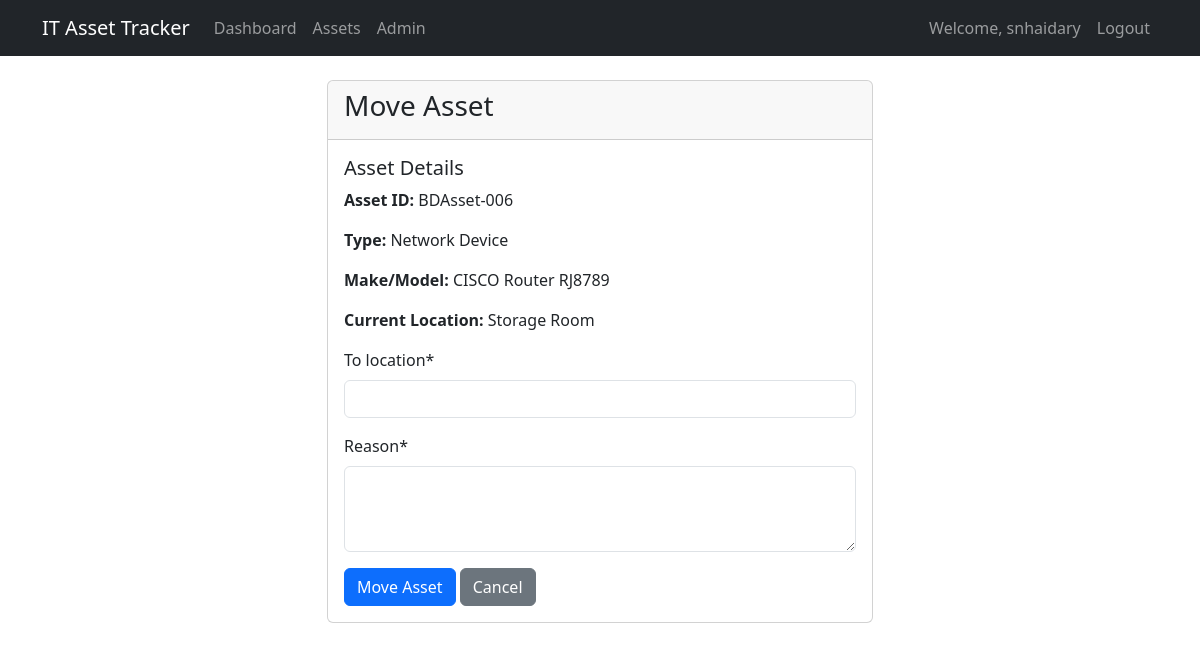
/assets/7/move/ (signed in), run on an earlier commit of the app's database.
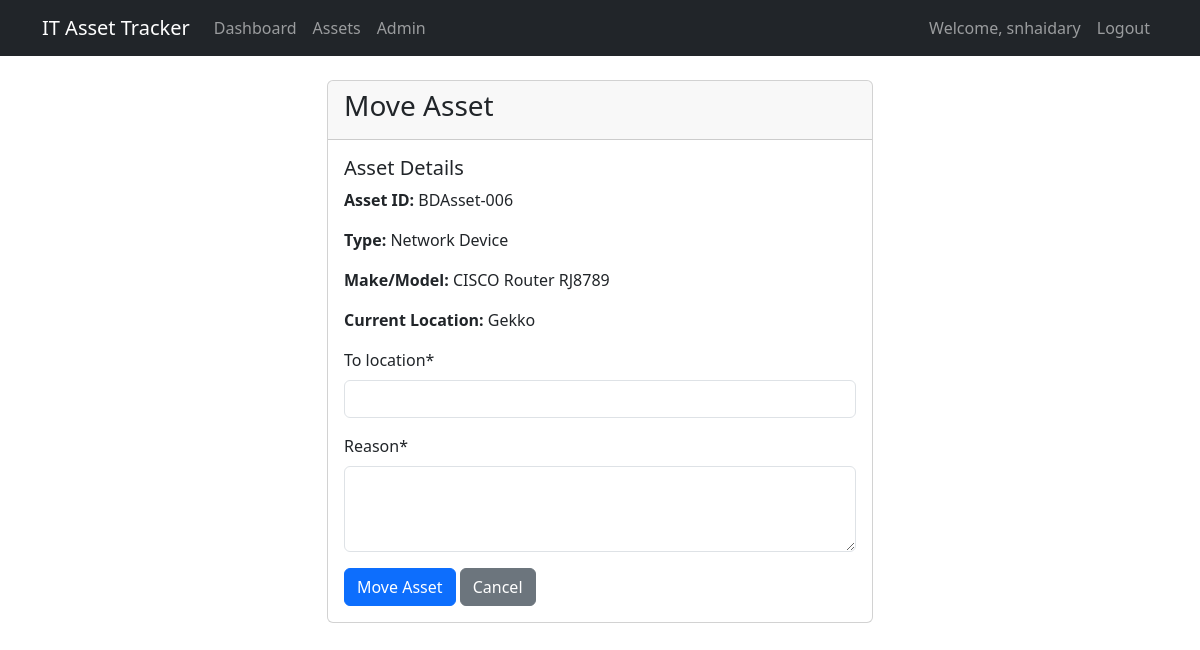
And on a later commit of the database.
### assets/models.py (models this page shows, shortened)
class Asset(models.Model):
    STATUS_CHOICES = [
        ('ASSIGNED', 'Assigned'),
        ('AVAILABLE', 'Available'),
        ('IN_REPAIR', 'In-repair'),
        ('RETIRED', 'Retired'),
    ]
    CONDITION_CHOICES = [
        ('WORKING', 'Working'),
        ('SOFTWARE_ISSUE', 'Software-issue'),
        ('HARDWARE_ISSUE', 'Hardware-issue'),
        ('DAMAGED', 'Damaged'),
    ]
    ASSET_TYPE_CHOICES = [
        ('LAPTOP', 'Laptop'),
        ('DESKTOP', 'Desktop'),
        ('MOBILE', 'Mobile'),
        ('TABLET', 'Tablet'),
        ('PRINTER', 'Printer'),
        ('SCANNER', 'Scanner'),
        ('PROJECTOR', 'Projector'),
        ('SERVER', 'Server'),
        ('NETWORK_DEVICE', 'Network Device'),
        ('MONITOR', 'Monitor'),
        ('SCREEN', 'Screen'),
        ('TV', 'TV'),
        ('ROBOTS', 'Robots'),
        ('UPS', 'UPS'),
        ('EXTERNAL_DRIVE', 'External Drive'),
        ('OTHER', 'Other'),
    ]
    OS_CHOICES = [
        ('WINDOWS', 'Windows'),
        ('MACOS', 'macOS'),
        ('LINUX', 'Linux'),
        ('ANDROID', 'Android'),
        ('IOS', 'iOS'),
        ('CHROMEOS', 'ChromeOS'),
        ('HYPEROS', 'HyperOS'),
        ('OTHER', 'Other'),
    ]
    UNIT_CHOICES = [
        ('MB', 'MB'),
        ('GB', 'GB'),
        ('TB', 'TB'),
    ]
    registration_date = models.DateTimeField(default=timezone.now)
    asset_id = models.CharField(max_length=50, unique=True)
    asset_type = models.CharField(max_length=100, choices=ASSET_TYPE_CHOICES)
    make = models.CharField(max_length=100)
    model = models.CharField(max_length=100)
    serial_number = models.CharField(max_length=100, unique=True)
    operating_system = models.CharField(max_length=100, choices=OS_CHOICES)
    processor = models.CharField(max_length=100, blank=True)
    ram = models.IntegerField(validators=[MinValueValidator(0)], blank=True, null=True)
    ram_unit = models.CharField(max_length=2, choices=UNIT_CHOICES, default='GB')
    storage = models.IntegerField(validators=[MinValueValidator(0)], blank=True, null=True)
    storage_unit = models.CharField(max_length=2, choices=UNIT_CHOICES, default='GB')
    location = models.CharField(max_length=200)
    status = models.CharField(max_length=20, choices=STATUS_CHOICES, default='AVAILABLE')
    assignee = models.EmailField(blank=True, null=True)  # Made optional
    condition = models.CharField(max_length=20, choices=CONDITION_CHOICES, default='NEW')
    notes = models.TextField(blank=True)
    class Meta:
        ordering = ['-registration_date']

### assets/views.py (the view)
# urls.py: path('<int:pk>/move/', move_asset, name='asset-move'),
@login_required
def move_asset(request, pk):
    asset = get_object_or_404(Asset, pk=pk)
    if request.method == 'POST':
        form = AssetMovementForm(request.POST)
        if form.is_valid():
            movement = form.save(commit=False)
            movement.asset = asset
            movement.moved_by = request.user
            movement.from_location = asset.location
            movement.save()
            asset.location = movement.to_location
            asset.save()
            messages.success(request, f'Asset {asset.asset_id} has been moved successfully.')
            return redirect('asset-detail', pk=pk)
    else:
        form = AssetMovementForm()
    return render(request, 'assets/asset_movement.html', {
        'form': form,
        'asset': asset
    })

### assets/forms.py
class AssetMovementForm(forms.ModelForm):
    class Meta:
        model = AssetMovement
        fields = ['to_location', 'reason']
        widgets = {
            'to_location': forms.TextInput(attrs={'class': 'form-control'}),
            'reason': forms.Textarea(
                attrs={'rows': 3, 'class': 'form-control'}
            ),
        }

### templates/assets/asset_movement.html (shortened to what this page needs)
{% extends 'base.html' %}
{% load crispy_forms_tags %}
{% block content %}
<div class="row">
    <div class="col-md-6 offset-md-3">
        <div class="card">
            <div class="card-header">
                <h3 class="card-title">Move Asset</h3>
            </div>
            <div class="card-body">
                <div class="mb-3">
                    <h5>Asset Details</h5>
                    <p><strong>Asset ID:</strong> {{ asset.asset_id }}</p>
                    <p><strong>Type:</strong> {{ asset.get_asset_type_display }}</p>
                    <p><strong>Make/Model:</strong> {{ asset.make }} {{ asset.model }}</p>
                    <p><strong>Current Location:</strong> {{ asset.location }}</p>
                </div>
                <form method="post">
                    {{ form|crispy }}
                    <div class="mt-3">
                        <button type="submit" class="btn btn-primary">Move Asset</button>
                        <a href="{% url 'asset-detail' asset.pk %}" class="btn btn-secondary">Cancel</a>
                    </div>
                </form>
            </div>
        </div>
    </div>
</div>
{% endblock %}

What changed in the data, as far as the page shows it:
changed Asset "BDAsset-006": location "Storage Room" → "Gekko"
